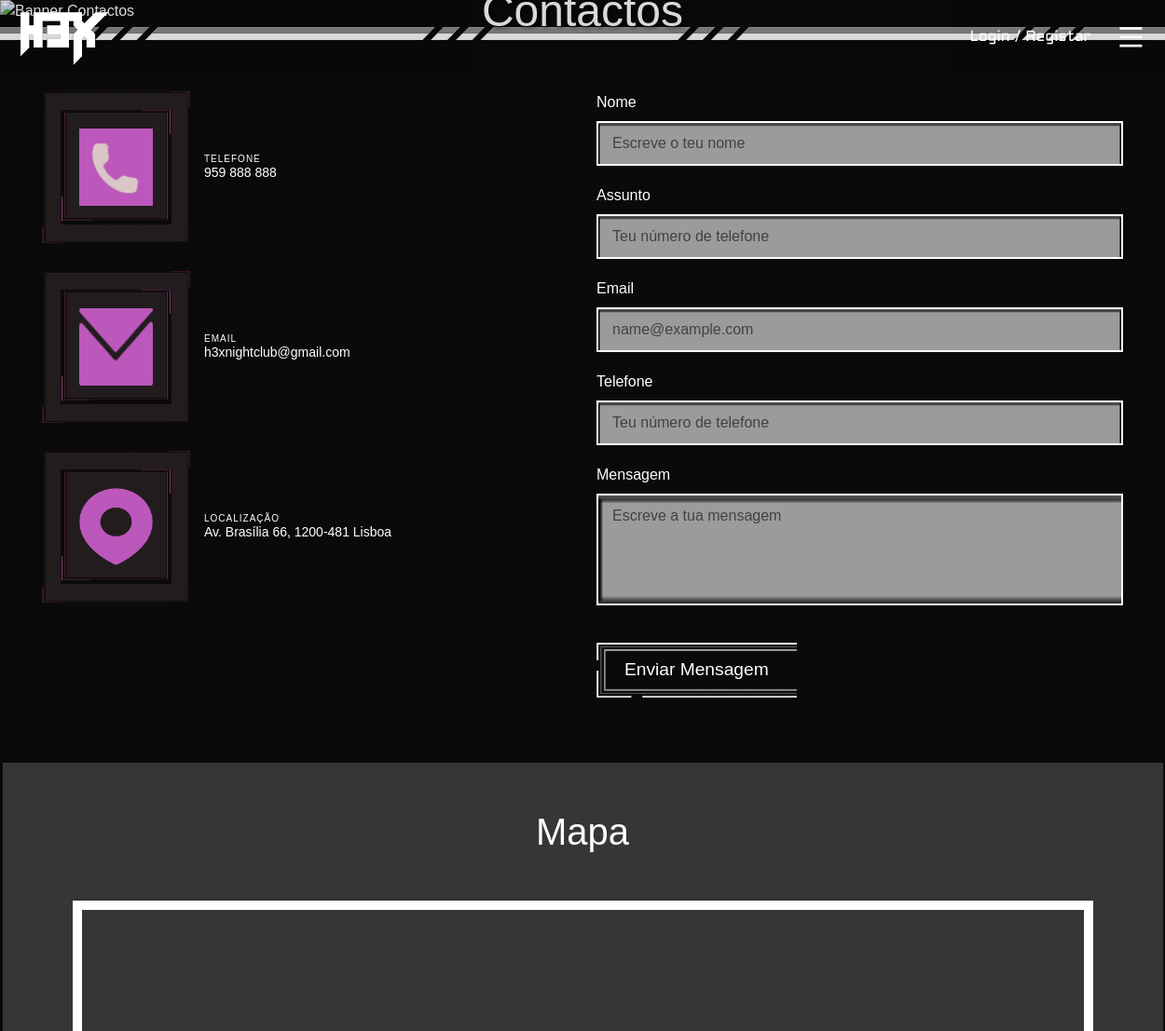
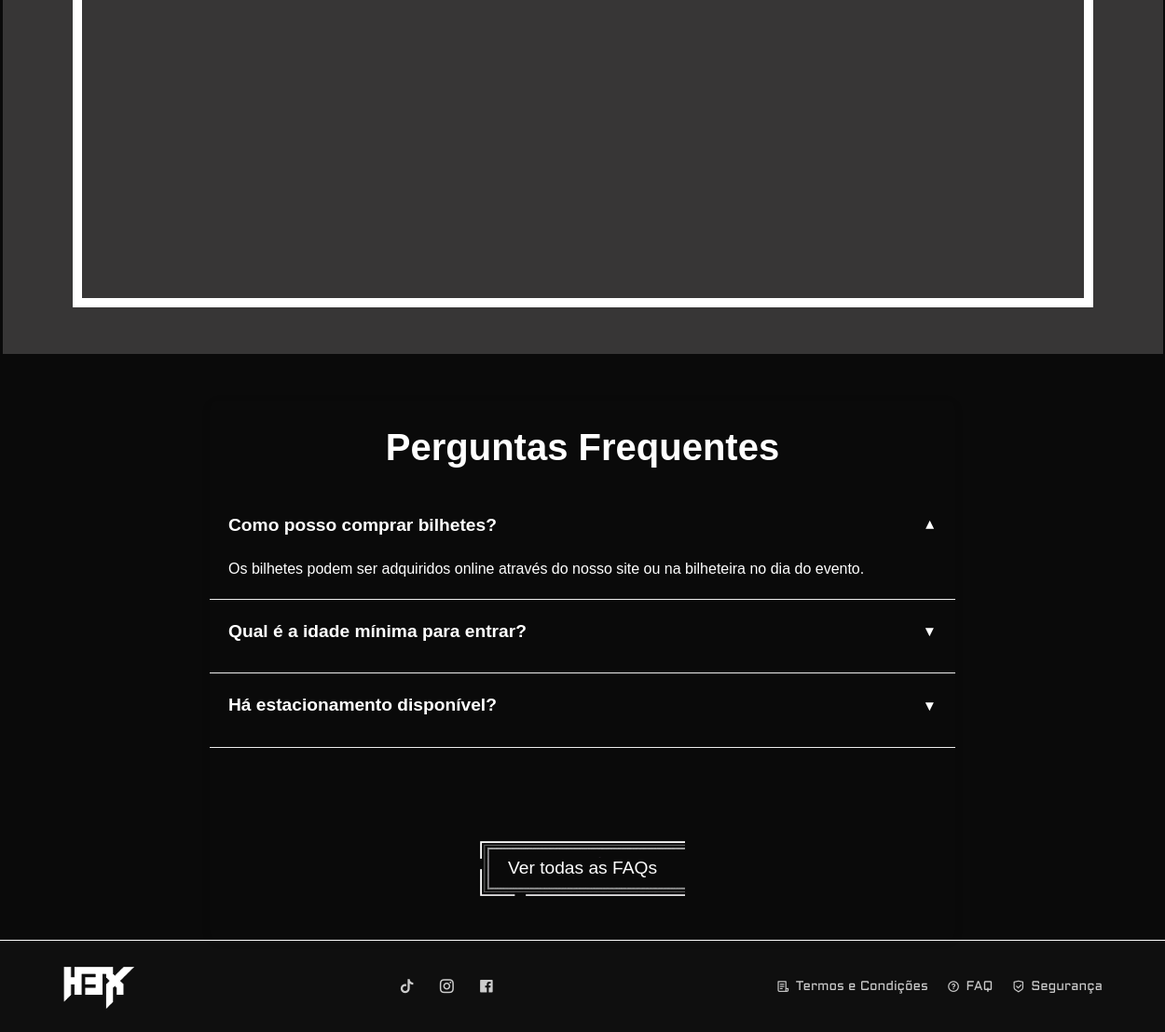
The app's page /H3X/contactos.php with its own data (2 pictures, top to bottom).
### tables this page shows
CREATE TABLE IF NOT EXISTS `faq` (
  `id` int NOT NULL AUTO_INCREMENT,
  `titulo` varchar(150) DEFAULT NULL,
  `resposta` text,
  PRIMARY KEY (`id`)
);

### H3X/contactos.php (the view, shortened to what this page needs)
<?php
require_once 'db_config.php';
require_once "admin/ultima_atividade.php";
?>
<!DOCTYPE html>
<html lang="pt">
<head>
  <?php include 'partials/head.php'; ?>
  <link rel="stylesheet" href="css/faq.css">
  <link rel="stylesheet" href="css/contato.css">
</head>
<body>
  <?php include 'partials/navbar.php'; ?>
  <div class="Banner">
    <img src="img/bannercontacto.png" alt="Banner Contactos">
    <h1>Contactos</h1>
  </div>
  <div class="barra">
    <img src="img/barrabranca.png" class="barra_branca" alt="">
  </div>
  <section class="contact-section">
    <div class="contact-container">
      <div class="contact-info">
        <div class="contact-item">
          <div class="icon-box">
            <img src="img/Group 244.png"  alt="Telefone">
          </div>
          <div class="contact-text">
            <span class="contact-label">TELEFONE</span>
            <span class="contact-detail">959 888 888</span>
          </div>
        </div>
        <div class="contact-item">
          <div class="icon-box">
            <img src="img/email_icon.png" class="email-icon" alt="Email">
          </div>
          <div class="contact-text">
            <span class="contact-label">EMAIL</span>
            <span class="contact-detail">h3xnightclub@gmail.com</span>
          </div>
        </div>
        <div class="contact-item">
          <div class="icon-box">
            <img src="img/location_icon_aa.png" alt="Localização">
          </div>
          <div class="contact-text">
            <span class="contact-label">LOCALIZAÇÃO</span>
            <span class="contact-detail">Av. Brasília 66, 1200-481 Lisboa</span>
          </div>
        </div>
      </div>
      <div class="contact-form">
        <form method="POST" action="">
          <div class="mb-3">
            <label for="nome" class="form-label">Nome</label>
            <input type="text" class="form-control" id="nome" name="nome" placeholder="Escreve o teu nome"
              value="<?= htmlspecialchars($nome ?? '') ?>" required>
          </div>
          <div class="mb-3">
            <label for="assunto" class="form-label">Assunto</label>
            <input type="text" class="form-control" id="assunto" name="assunto" placeholder="Teu número de telefone"
              value="<?= htmlspecialchars($assunto ?? '') ?>" required>
          </div>
          <div class="mb-3">
            <label for="email" class="form-label">Email</label>
            <input type="email" class="form-control" id="email" name="email" placeholder="name@example.com"
              value="<?= htmlspecialchars($email ?? '') ?>" required>
          </div>
          <div class="mb-3">
            <label for="telefone" class="form-label">Telefone</label>
            <input type="tel" class="form-control" id="telefone" name="telefone" placeholder="Teu número de telefone"
              value="<?= htmlspecialchars($telefone ?? '') ?>" required>
          </div>
          <div class="mb-3">
            <label for="mensagem" class="form-label">Mensagem</label>
            <textarea class="form-control" id="mensagem" name="mensagem" rows="4" placeholder="Escreve a tua mensagem"
              required><?= htmlspecialchars($mensagem ?? '') ?></textarea>
          </div>
          <button type="submit" class="botao-faqs1">Enviar Mensagem</button>
        </form>
      </div>
    </div>
  </section>
  <div class="mapa_container"
>
    <div class="mapa_discoteca">
    <h1 class="texto-alinhado">Mapa</h1>
      <div class="mapa_escuro">
        <iframe
          src="https://www.google.com/maps/embed?pb=!1m18!1m12!1m3!1d3068.228507335417!2d-8.825259736107782!3d39.73451765260679!2m3!1f0!2f0!3f0!3m2!1i1024!2i768!4f13.1!3m3!1m2!1s0xd22735a4e067afb%3A0xcfaf619f4450fa76!2sPolit%C3%A9cnico%20de%20Leiria%20%7C%20ESTG%20-%20Escola%20Superior%20de%20Tecnologia%20e%20Gest%C3%A3o_Edif%C3%ADcio%20D!5e0!3m2!1spt-PT!2spt!4v1748532881324!5m2!1spt-PT!2spt"
          height="450" style="border:0; width:100%; filter: invert(90%)" allowfullscreen="" loading="lazy"
></iframe>
      </div>
    </div>
  </div>
  <div class="contain">
  <section class="faq-container">
    <div class="faq-header">Perguntas Frequentes</div>
    <?php
    $sql = "SELECT * FROM faq ORDER BY id LIMIT 3";
    $result = $conn->query($sql);
    if ($result && $result->num_rows > 0) {
        $first = true;
        while ($faq = $result->fetch_assoc()) {
            echo '<div class="faq-item' . ($first ? ' active' : '') . '">';
            echo '<div class="faq-question">' . htmlspecialchars($faq['titulo']) . '</div>';
            echo '<div class="faq-answer">' . htmlspecialchars($faq['resposta']) . '</div>';
            echo '</div>';
            $first = false;
        }
        echo '<div class="faq-spacer"></div>';
    } else {
        echo '<div class="faq-item">';
        echo '<div class="faq-question">FAQ vazio</div>';
        echo '<div class="faq-answer">Nenhuma pergunta frequente encontrada.</div>';
        echo '</div>';
    }
    ?>
    <div style="text-align: center; padding: 20px;">
      <a href="faq.php" class="botao-faqs">Ver todas as FAQs</a>
    </div>
  </section>
</div>
  <?php include 'partials/footer.php'; ?>
</body>
</html>

### H3X/css/utils.css (style rules this page uses)
body { background-image: url(../img/background.png); color: white; margin: 0; padding: 0; }
html, body { height: 100%; }

### H3X/css/faq.css (style rules this page uses)
* { margin: 0; padding: 0; box-sizing: border-box; font-family: Arial, sans-serif; }
html { height: 100%; }
body { background-color: #f0f0f0; color: #333; min-height: 100%; display: flex; flex-direction: column; }
.contain { display: flex; width: 100%; justify-content: center; flex-grow: 1; }
.faq-container { max-width: 800px; border-radius: 10px; box-shadow: 0 2px 10px rgba(0, 0, 0, 0.1); overflow: hidden; margin-top: 50px; width: 100%; }
.faq-header { color: white; padding: 20px; text-align: center; font-size: 2.5em; font-weight: bold; }
.faq-item { padding: 20px; cursor: pointer; border-bottom: 1px solid #eee; }
.faq-item { border-top: none ; }
.faq-question { font-weight: bold; font-size: 1.2em; margin-bottom: 10px; color: white; display: flex; justify-content: space-between; align-items: center; }
.faq-spacer { height: 60px; }
.faq-question::after { content: "▼"; font-size: 0.8em; transition: 0.3s ease; }
.faq-item.active .faq-question::after { transform: rotate(180deg); }
.faq-answer { color: #ffffff; line-height: 1.5; max-height: 0; overflow: hidden; transition: 0.3s ease; }
.faq-item.active .faq-answer { max-height: 200px; padding-top: 10px; }

### H3X/css/contato.css (style rules this page uses)
body { color: #fff; font-family: 'Aldrich', sans-serif; margin: 0; padding: 0; background-color: #0a0a0a; }
.Banner { position: relative; width: 100%; }
.Banner img { width: 100%; height: auto; display: block; }
.Banner h1 { position: absolute; top: 50%; left: 50%; transform: translate(-50%, -50%); margin: 0; font-size: 3rem; text-shadow: 2px 2px 4px rgba(0,0,0,0.5); }
.barra_branca { width: 1280.76px; height: 24px; justify-content: center; }
.contact-section { width: 100%; padding: 50px 20px; max-width: 1200px; margin: 0 auto; }
.contact-container { display: flex; flex-wrap: wrap; justify-content: space-between; gap: 30px; }
.barra { display: flex; justify-content: center; }
.contact-info { flex: 1; min-width: 300px; }
.contact-item { display: flex; align-items: center; margin-bottom: 30px; }
.icon-box { background-image: url('../img/caixacontactos.png'); background-size: contain; background-repeat: no-repeat; display: flex; justify-content: center; align-items: center; margin-right: 15px; border: 20px solid transparent; border-image: url('img/caixacontactos.png') 30 round; padding: 20px; }
.icon-box img { width: 79px; height: 83px; }
.contact-text { display: flex; flex-direction: column; line-height: 1.2; }
.contact-label { font-size: 10px; color: #ffffff; letter-spacing: 1px; }
.contact-detail { font-size: 14px; color: white; }
.contact-form { flex: 1; min-width: 300px; }
.form-control { background-image: url('img/retangulocontact.png'); border: 2px solid white; background-color: gray; background-repeat: no-repeat; background-size: cover; border-radius: 0; padding: 10px 15px; color: white; margin-bottom: 20px; width: 100%; }
textarea.form-control { resize: none; }
.mapa_container { display: flex; justify-content: center; }
.mapa_discoteca { padding: 50px 0; width: 1245px; background-color: #64626281; }
.mapa_escuro { margin-top:50px; margin-left:75px; margin-right:75px; height: 470px; border: 10px solid white; }
.texto-alinhado { text-align: center; color: #fff; }
.botao-faqs1 { display: inline-block; padding: 15px 30px; background-image: url('../img/caixabranca.png'); background-color: transparent; background-size: cover; color: rgb(255, 255, 255); text-decoration: none; font-family: 'Laceration', sans-serif; font-size: 1.2rem; text-align: center; border: none; cursor: pointer; transition: 0.3s ease; position: relative; overflow: hidden; margin: 20px 0; }
.botao-faqs { display: inline-block; padding: 15px 30px; background-image: url('../img/caixabranca.png'); background-size: cover; color: white; text-decoration: none; font-family: 'Laceration', sans-serif; font-size: 1.2rem; text-align: center; border: none; cursor: pointer; transition: transform 0.3s ease; position: relative; overflow: hidden; margin: 20px 0; }

### records on screen
faq: titulo "Como posso comprar bilhetes?", resposta "Os bilhetes podem ser adquiridos online através do nosso site ou na bilheteira no dia do evento."
faq: titulo "Qual é a idade mínima para entrar?"
faq: titulo "Há estacionamento disponível?"
